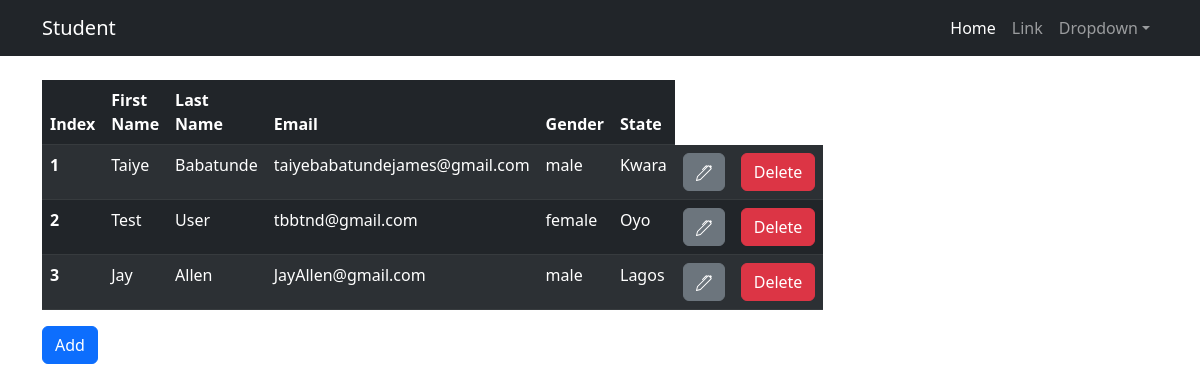
The page / on the database its author committed.
### routee.py (models this page shows, shortened)
class Students(db.Model):
    id = db.Column(db.Integer, primary_key=True)
    first_name = db.Column(db.String, nullable=False)
    last_name = db.Column(db.String, nullable=False)
    email = db.Column(db.String, nullable=False, unique=True)
    gender = db.Column(db.String, nullable=False)
    state = db.Column(db.String, nullable=False)

### routee.py (the view)
@app.route('/', methods=['POST', 'GET'])
def student_list():
    studentsss = Students.query.all()
    return render_template('student_list.html', list_of_students=studentsss)

### templates/student_list.html (shortened to what this page needs)
{% extends "base.html" %}
{% block content %}
<br>
<table class="table table-striped table-dark">
    <thead>
      <tr>
        <th scope="col">Index</th>
        <th scope="col">First Name</th>
        <th scope="col">Last Name</th>
        <th scope="col">Email</th>
        <th scope="col">Gender</th>
        <th scope="col">State</th>
      </tr>
    </thead>
    <tbody>
      <tr>
        {% set a =  1 %}
        {% set b =  0 %}
        {% for i in range(list_of_students|length) %}
            <th scope="col">{{ i + 1 }}</th>
            <td>{{ list_of_students[i].first_name }}</td>
            <td>{{ list_of_students[i].last_name }}</td>
            <td>{{ list_of_students[i].email }}</td>
            <td>{{ list_of_students[i].gender }}</td>
            <td>{{ list_of_students[i].state.title() }}</td>
            <td><a href="{{ url_for('edit', student_id=list_of_students[i].id) }}"><button type="button" class="btn btn-secondary">
                </button></a></td>
            <td>
                <a href="{{ url_for('delete', student_id=list_of_students[i].id) }}">
                    <button class="btn btn-danger" >Delete</button>
                </a>
            </td>
      </tr>
         {% endfor %}
    </tbody>
  </table>
  <a href='/create'><button type="button" class="btn btn-primary" >Add</button></a>
  {% endblock content %}

### templates/base.html (shortened to what this page needs)
<!DOCTYPE html>
{% block navbar %}
<html lang="en">
    <head>
        <link rel="stylesheet" href="{{ url_for('static', filename='css/styles.css') }}" type="text/css"  />
    </head>
    <body>
        <nav class="navbar navbar-expand-lg navbar-dark bg-dark">
            <div class="container">
                <a class="navbar-brand" href="#">Student</a>
                <div class="collapse navbar-collapse" id="navbarSupportedContent">
                    <ul class="navbar-nav ms-auto mb-2 mb-lg-0">
                        <li class="nav-item"><a class="nav-link active" aria-current="page" href="#">Home</a></li>
                        <li class="nav-item"><a class="nav-link" href="#">Link</a></li>
                        <li class="nav-item dropdown">
                            <a class="nav-link dropdown-toggle" id="navbarDropdown" href="#" role="button" data-bs-toggle="dropdown" aria-expanded="false">Dropdown</a>
                        </li>
                    </ul>
                </div>
            </div>
        </nav>
        <div class="container">
            <div class="col-7">
            {% endblock %}
                {% block content %}{% endblock %}
    </body>
</html>

### rows shown on the page
Students: first_name "Taiye", last_name "Babatunde", email "taiyebabatundejames@gmail.com", gender "male", state "Kwara"
Students: first_name "Test", last_name "User", email "tbbtnd@gmail.com", gender "female", state "Oyo"
Students: first_name "Jay", last_name "Allen", email "JayAllen@gmail.com", gender "male", state "Lagos"

### other values the page prints
{{ i + 1 }} "1" "2" "3"
